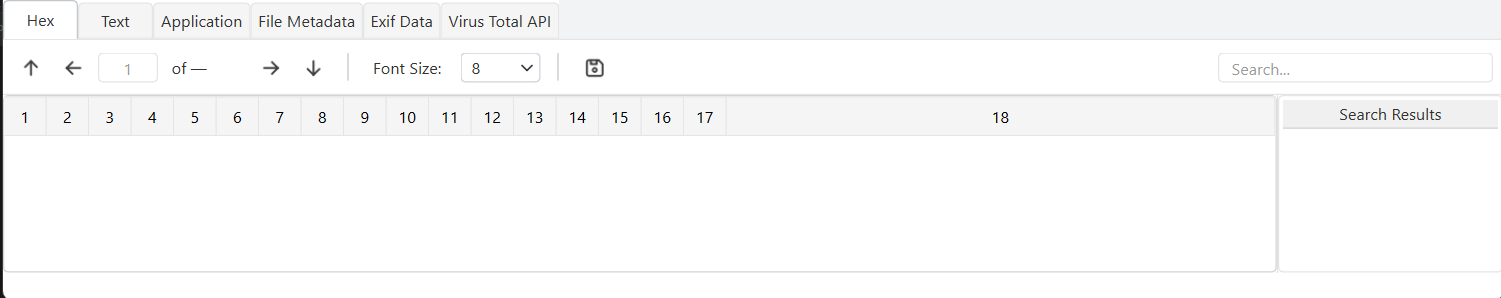
#> input picture image.png, 1501 x 298 px
$ python -i image_forensics.py   (imports and definitions only)
#> lines starting #> are read from the running program, lines starting #| are printed output that depends on the picture; after the words box and inside, x2 and y2 are one past the last pixel; in counts of white or black regions, pixels touching at a corner belong together
#> further down, picture is the input picture: PIL image 1501x298 RGBA; mean R, G, B, A 249.6, 249.7, 249.8, 255
"""What a picture's pixels and encoding say, beyond what it shows (no Qt).

Everything here *reads* a picture and returns facts or a new image to look
at; nothing changes the evidence, and every view it makes is a derivative
that says what was done to it (`describe`).

* **Facts** (`image_facts`): format, size, mode and bit depth, ICC profile,
  frames, EXIF orientation, JPEG subsampling and progressive coding.
* **Adjust** (`adjust`): brightness, contrast, gamma, equalised levels,
  invert, one channel alone -- alpha among them, which shows content a
  transparent layer hides. Pillow's C operations, so a large picture is
  adjusted without holding the interpreter for long.
* **Error level analysis** (`error_levels`): the JPEG saved again at a
  known quality and the difference amplified. Regions saved fewer times
  than the rest (pasted in, retouched) often differ from their
  surroundings. An indicator to look further, never proof: edges, text
  and flat colour light up on untouched pictures too.
* **JPEG quantisation** (`jpeg_tables`, `jpeg_quality`): the tables the
  encoder used, named when they are libjpeg's standard tables at some
  quality. Cameras and editors often use their own; a picture claiming to
  come straight from a camera but carrying libjpeg's tables at 75 was
  saved again by software.
* **Embedded thumbnail** (`thumbnail_check`): the EXIF thumbnail compared
  with the picture at 16x16 and by shape. Many editors change the
  picture and leave the camera's thumbnail, so a thumbnail of something
  else -- or of the uncropped scene -- is a classic sign of an edit.
* **Frames** (`frame_list`, `frame_image`): animated GIF/PNG/WebP and
  multi-page TIFF. Viewers show frame one; the rest can hold anything.

Pillow's decompression-bomb guard stays on throughout.
"""

import io
import logging

logger = logging.getLogger('TRACE.ImageForensics')

#: Neutral settings of the Adjust view: a picture shown with these is the
#: decoded file. `channel`: 'all', 'R', 'G', 'B', 'A' (alpha) or 'L' (grey).
NEUTRAL = {'brightness': 1.0, 'contrast': 1.0, 'gamma': 1.0,
           'equalise': False, 'invert': False, 'channel': 'all'}

CHANNELS = (('all', "All channels"), ('L', "Greyscale"), ('R', "Red only"),
            ('G', "Green only"), ('B', "Blue only"), ('A', "Alpha only"))

#: Quality ELA saves at. 90 is the usual choice: high enough that an
#: untouched high-quality JPEG changes little, low enough to show regions
#: that were compressed fewer times.
ELA_QUALITY = 90

#: Difference (0-100, `_difference`) beyond which the thumbnail is not
#: the picture. Untouched pictures measured at most 10.8 (see
#: `thumbnail_check`).
THUMBNAIL_DIFFERS = 15
_GRID = 16
#: Shapes (width / height) further apart than this are a crop or a
#: different picture.
THUMBNAIL_SHAPE_TOLERANCE = 0.06

#: libjpeg's standard tables (ITU-T T.81 Annex K), natural order -- as
#: Pillow reports `quantization`.
STANDARD_LUMINANCE = (
    16, 11, 10, 16, 24, 40, 51, 61,
    12, 12, 14, 19, 26, 58, 60, 55,
    14, 13, 16, 24, 40, 57, 69, 56,
    14, 17, 22, 29, 51, 87, 80, 62,
    18, 22, 37, 56, 68, 109, 103, 77,
    24, 35, 55, 64, 81, 104, 113, 92,
    49, 64, 78, 87, 103, 121, 120, 101,
    72, 92, 95, 98, 112, 100, 103, 99)
STANDARD_CHROMINANCE = (
    17, 18, 24, 47, 99, 99, 99, 99,
    18, 21, 26, 66, 99, 99, 99, 99,
    24, 26, 56, 99, 99, 99, 99, 99,
    47, 66, 99, 99, 99, 99, 99, 99,
    99, 99, 99, 99, 99, 99, 99, 99,
    99, 99, 99, 99, 99, 99, 99, 99,
    99, 99, 99, 99, 99, 99, 99, 99,
    99, 99, 99, 99, 99, 99, 99, 99)

#: EXIF orientation values and what a viewer does to show them upright.
ORIENTATIONS = {1: "as stored", 2: "mirrored", 3: "rotated 180°",
                4: "mirrored vertically", 5: "mirrored, rotated 90° left",
                6: "rotated 90° right", 7: "mirrored, rotated 90° right",
                8: "rotated 90° left"}


# [10 lines left out: function open_image, not called in this run]


# --- facts ----------------------------------------------------------------

_BITS = {'1': 1, 'L': 8, 'P': 8, 'RGB': 24, 'RGBA': 32, 'CMYK': 32,
         'YCbCr': 24, 'LAB': 24, 'HSV': 24, 'I': 32, 'F': 32, 'LA': 16,
         'PA': 16, 'RGBX': 32, 'RGBa': 32, 'La': 16, 'I;16': 16,
         'I;16B': 16, 'I;16L': 16}

_SAMPLING = {0: "4:4:4", 1: "4:2:2", 2: "4:2:0"}


# [143 lines left out: functions image_facts, _profile_name, exif_orientation, upright, is_neutral, describe and 1 more, not called in this run]


def _has_alpha(image):
    return image.mode in ('RGBA', 'LA', 'PA', 'RGBa', 'La') or \
        'transparency' in image.info


# --- error level analysis ---------------------------------------------------

# [108 lines left out: functions error_levels, jpeg_tables, standard_table, jpeg_quality, tables_text, embedded_thumbnail and 1 more, not called in this run]


def _trim_bars(image):
    """`image` without the black bars a camera pads a thumbnail with to
    fit 160x120 (a 16:9 picture letterboxed). Tried beside the untrimmed
    thumbnail, never instead: a dark background is picture too."""
    grey = image.convert('L').point(lambda value: 255 if value > 24 else 0)
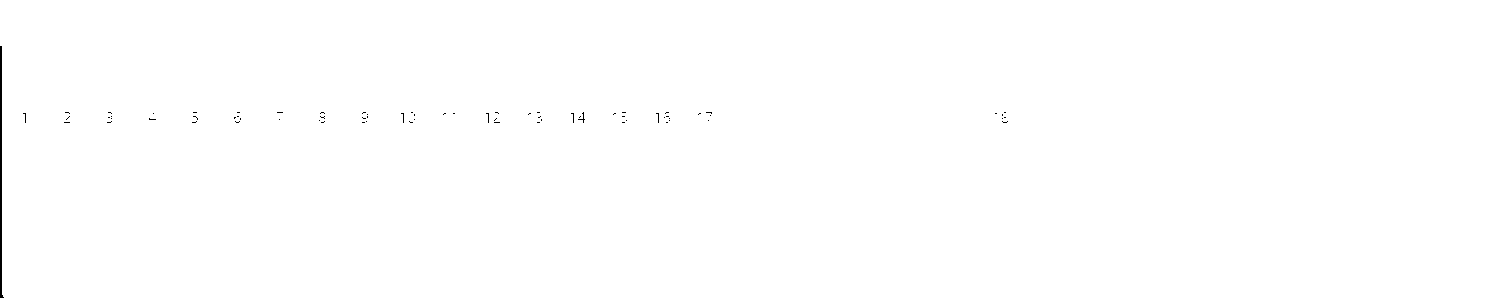
#> grey: PIL image 1501x298 L; 99.8% white; 73 black regions (72 under 20 px), largest, box (x1, y1, x2, y2) and area: (0, 46, 4, 298) 508
    box = grey.getbbox()
#> box = (0, 0, 1501, 298)
    if not box:
        return image
    left, top, right, bottom = box
#> left = 0; top = 0; right = 1501; bottom = 298
    if (right - left) * (bottom - top) < 0.5 * image.width * image.height:
        return image
    return image.crop(box)


# [75 lines left out: functions _grid, _difference, thumbnail_check, not called in this run]


# --- frames ------------------------------------------------------------------

#: Frames listed at most; an animation can claim tens of thousands.
MAX_FRAMES = 2000


# [70 lines left out: functions frame_list, frame_image, png_bytes, render, not called in this run]

>>> from PIL import Image
>>> picture = Image.open('../../image.png')
>>> result = _trim_bars(picture)
